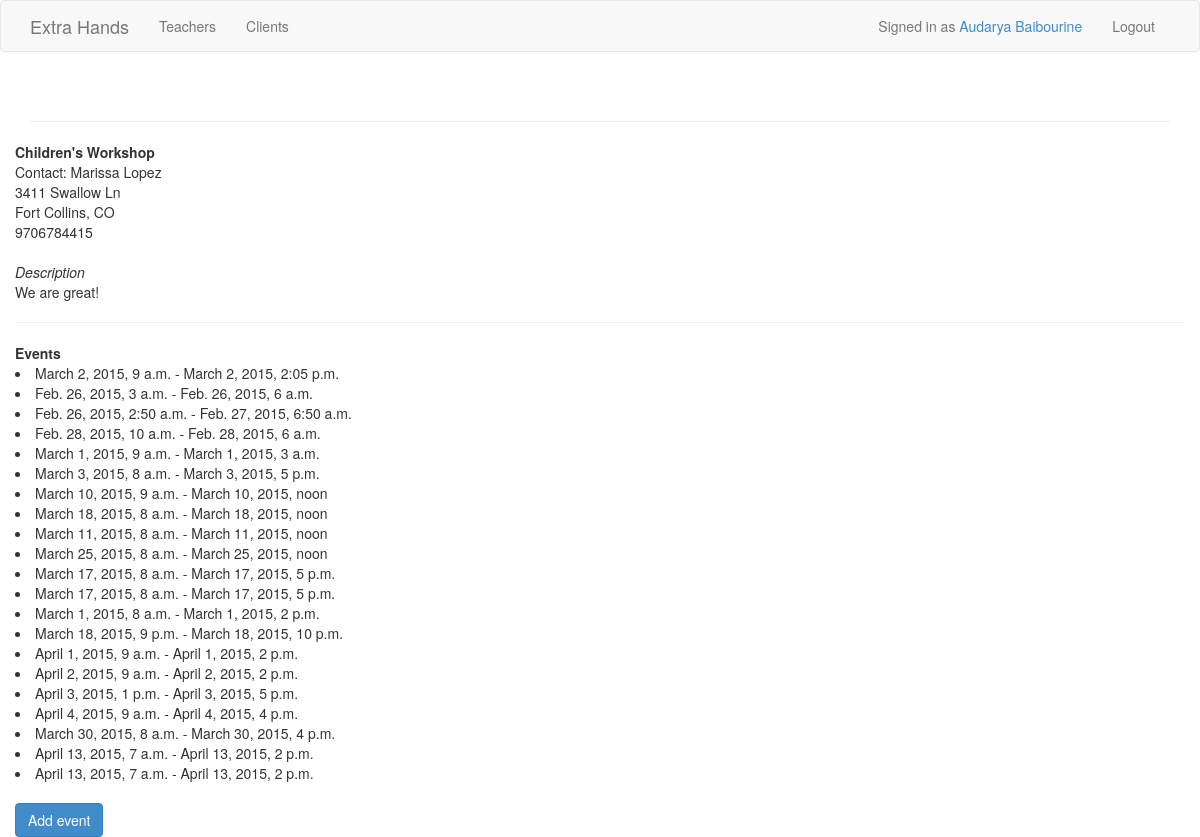
/client/childrens-workshop/ (signed in), run on an earlier commit of the app's database.
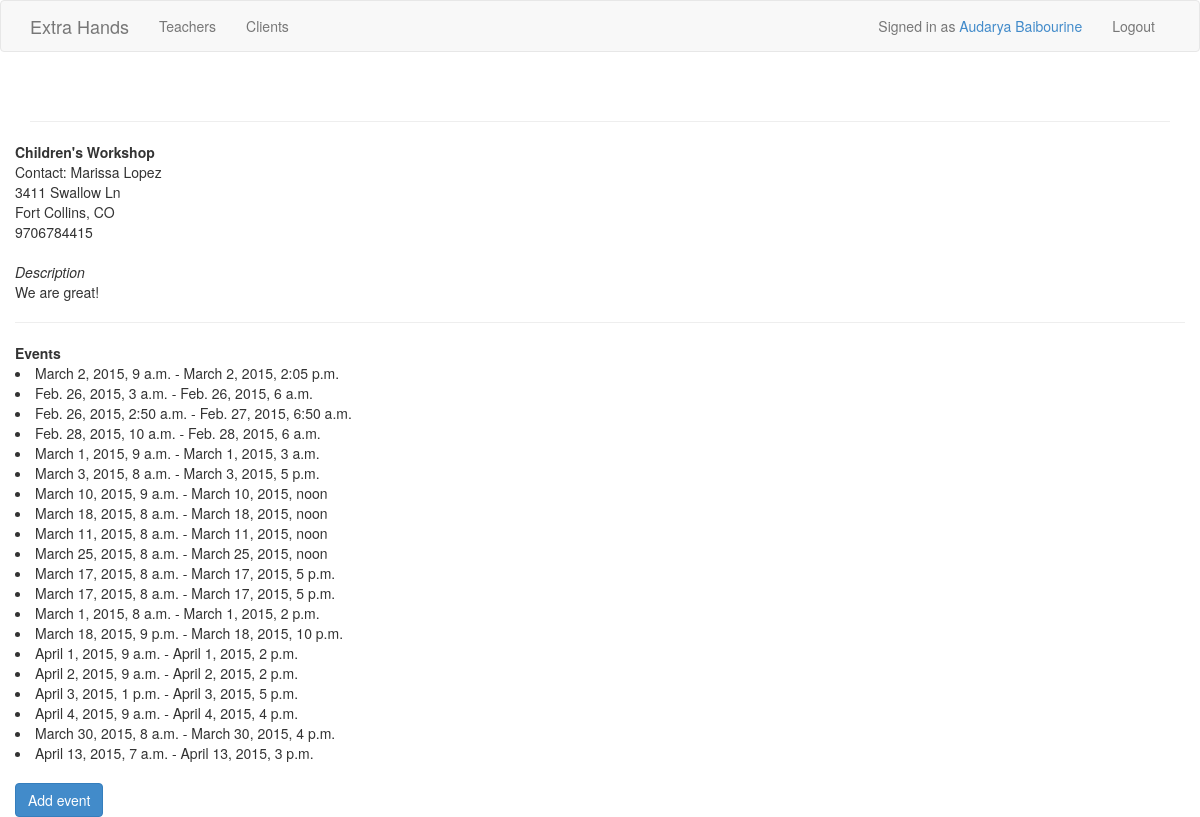
And on a later commit of the database.
### extra_hands_app/models.py (models this page shows, shortened)
class Event(models.Model):
    start_time = models.DateTimeField()
    end_time = models.DateTimeField()
    teacher = models.ForeignKey(Teacher, blank=True, null=True, default=None)
    client = models.ForeignKey(Client)
    is_open = models.BooleanField(default=False)
    in_progress = models.BooleanField(default=False)
    comments = models.CharField(max_length=500, blank=True, default ='')
    is_on_call = models.BooleanField(default=False)
    event_class = models.CharField(max_length=100, default='event-info')

### extra_hands_app/views.py (the view)
# urls.py: url(r'client/(?P<client_slug>[\w\-]+)/$', views.get_client, name ='get_client'),
@login_required
def get_client(request, client_slug):
    context_dict = {}
    try:
        client = Client.objects.get(client_slug=client_slug)
        context_dict['client'] = client
    except Client.DoesNotExist:
        pass
    client_events = Event.objects.filter(client = client)
    context_dict['events'] = client_events
    return render(request, 'client.html', context_dict)

### templates/client.html
{% extends 'base.html' %}
{% block content %}
    <strong>{{ client.organization }}</strong><br>
    Contact: {{ client.user.get_full_name }}<br>
    {{ client.street }}<br>
    {{ client.city }}, {{ client.state }} <br>
    {{ client.phone_number }}<br><br>
    <i>Description</i><br>
    <p>{{ client.description }}</p>
    <hr>
    <strong>Events</strong>
    {% for event in events %}
        <li>{{ event.start_time }} - {{ event.end_time }}</li>
    {% endfor %}
    <br>
    <a href="{% url 'add_event' client.client_slug  %}" class="btn btn-primary">Add event</a>
{% endblock %}

What changed in the data, as far as the page shows it:
removed Event: start_time "April 13, 2015, 7 a.m.", end_time "April 13, 2015, 2 p.m."
changed Event: end_time "April 13, 2015, 2 p.m." → "April 13, 2015, 3 p.m."
